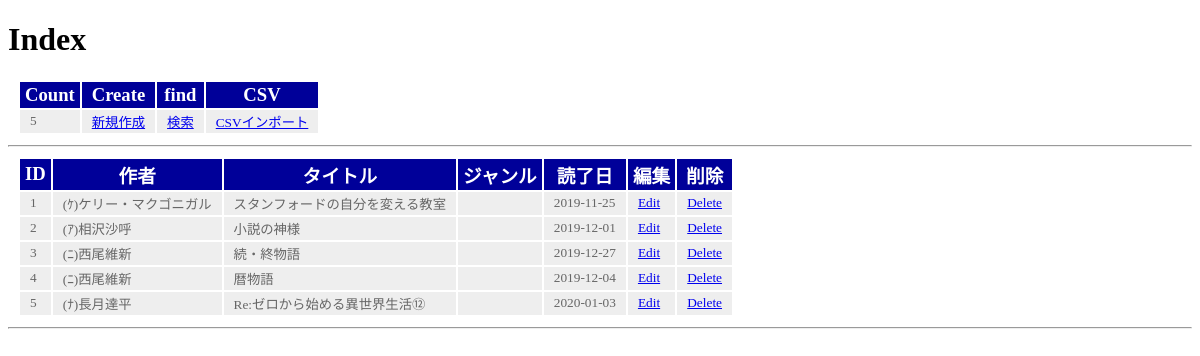
/book/, run on the app's committed database.
### book/models.py (models this page shows, shortened)
class Book(models.Model):
    writer = models.CharField(max_length=100)
    title = models.CharField(max_length=100)
    date = models.DateField()
    sub = models.CharField(max_length=100)

### book/views.py (the view)
# urls.py: path("", views.index, name="index"),
def index(request):
    data = Book.objects
    params = {
            "title":"Index",
            "data":data.all(),
            "count":data.all().count(),
            }
    return render(request, "book/index.html", params)

### book/templates/book/index.html (shortened to what this page needs)
{% load static %}
<!doctype html>
<html lang="ja">
<head>
    <link rel="stylesheet" type="text/css" href="{% static 'book/css/style.css' %}" />
</head>
<body>
    <h1>{{title}}</h1>
    <table>
        <tr>
            <th>Count</th>
            <th>Create</th>
            <th>find</th>
            <th>CSV</th>
        </tr>
        <tr>
            <td>{{data.count}}</td>
            <td><a href="{% url 'create' %}">新規作成</a></td>
            <td><a href="{% url 'find' %}">検索</a></td>
            <td><a href="{% url 'csv_check' %}">CSVインポート</a></td>
        </tr>
    </table>
    <hr>
    <table>
        <tr>
            <th>ID</th>
            <th>作者</th>
            <th>タイトル</th>
            <th>ジャンル</th>
            <th>読了日</th>
            <th>編集</th>
            <th>削除</th>
        </tr>
    {% for item in data%}
        <tr>
            <td>{{item.id}}</td>
            <td>{{item.writer}}</td>
            <td>{{item.title}}</td>
            <td>{{item.sub}}</td>
            <td>{{item.date|date:"Y-m-d"}}</td>
            <td><a href="{% url 'edit' item.id %}">Edit</a></td>
            <td><a href="{% url 'delete' item.id %}">Delete</a></td>
        </tr>
    {% endfor %}
    </table>
    <hr>
</body>
</html>

### book/static/book/css/style.css (style rules this page uses)
table { margin:10px; font-size:14pt; }
table tr th { background-color:#009; color:white; padding:2px 5px; border-width:2px; }
table tr td { background-color:#eee; color:#666; padding:2px 10px; border-width:2px; font-size:10pt; }

### data on the page
Book: id "1", writer "(ｹ)ケリー・マクゴニガル", title "スタンフォードの自分を変える教室", date "2019-11-25"
Book: id "2", writer "(ｱ)相沢沙呼", title "小説の神様", date "2019-12-01"
Book: id "3", writer "(ﾆ)西尾維新", title "続・終物語", date "2019-12-27"
Book: id "4", writer "(ﾆ)西尾維新", title "暦物語", date "2019-12-04"
Book: id "5", writer "(ﾅ)長月達平", title "Re:ゼロから始める異世界生活⑫", date "2020-01-03"

### other printed values
{{ title }} "Index"
{{ data.count }} "5"
